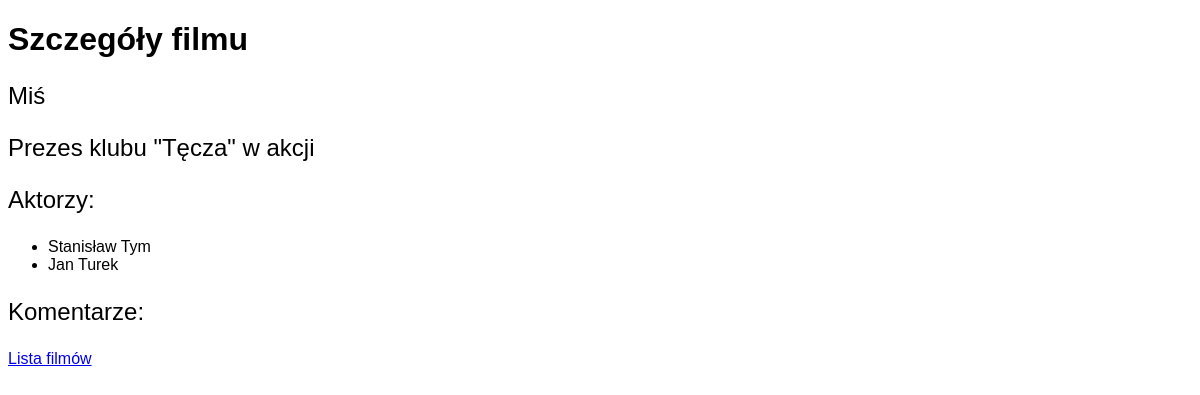
The page /list/1 on the database as committed earlier.
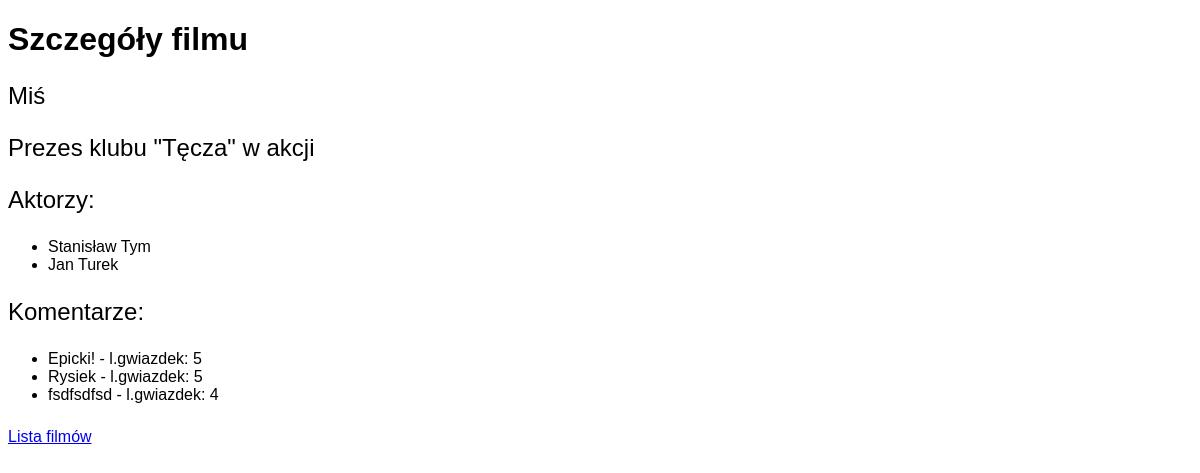
The same page on the database as committed later.
### main/models.py (models this page shows, shortened)
class Movie(models.Model):
    MPAA = (
        ('-', 'Brak'),
        ('G', "Rating G"),
        ('PG-13', "Rating PG-13"),
        ('NC-17', "Rating NC-17")
    )
    title = models.CharField(max_length=256, verbose_name="Pełny tytuł filmu")
    description = models.TextField(default="")
    year = models.IntegerField(null=True, blank=True)
    released = models.DateField(null=True, blank=True)
    imdb = models.DecimalField(max_digits=4, decimal_places=2, null=True, blank=True)
    poster = models.ImageField(null=True, blank=True)
    trailer_video = models.URLField(null=True, blank=True)
    created = models.DateTimeField(auto_now_add=True, editable=False)
    mpaa_rating = models.CharField(choices=MPAA, max_length=5, default='X')
    actors = models.ManyToManyField('Actor', related_name="movies")
    class Meta:
        verbose_name = "Film"
        verbose_name_plural = "Filmy"

class Actor(models.Model):
    first_name = models.CharField(max_length=100, null=False)
    last_name = models.CharField(max_length=100, null=False)
    def __str__(self):
        return f"{self.first_name} {self.last_name}"
    class Meta:
        verbose_name = "aktor"
        verbose_name_plural = "aktorzy"

class Comment(models.Model):
    body = models.TextField()
    stars = models.IntegerField(default=1,
                                validators=[MinValueValidator(1),
                                            MaxValueValidator(5)])
    created = models.DateTimeField(auto_now_add=True)
    movie = models.ForeignKey("Movie", on_delete=models.CASCADE)

### main/views.py (the view)
# urls.py: path("list/<int:id>", moviedetails_response, name="movie_details" ),
def moviedetails_response(request, id):
    movie_obj = get_object_or_404(Movie, pk=id)
    comments = Comment.objects.filter(movie=movie_obj)
    return render(request, "movie-details.html",
                  { "movie" : movie_obj, "comments": comments } )

### main/templates/movie-details.html (shortened to what this page needs)
{% load static %}
<!DOCTYPE html>
<html lang="en">
<head>
    <link rel="stylesheet" href="{% static "main.css" %}">
</head>
<body>
    <h1>Szczegóły filmu</h1>
    <p>{{ movie.title|title }}</p>
    <p>{{ movie.description }}</p>
    <p>
        Aktorzy:
        <ul>
            {% for actor in movie.actors.all %}
                <li>{{ actor }}</li>
            {% endfor %}
        </ul>
    </p>
    <p>
        Komentarze:
        <ul>
            {% for comment in comments %}
                <li>{{ comment.body }} - l.gwiazdek: {{  comment.stars }}</li>
            {% endfor %}
        </ul>
    </p>
    <a href="{% url 'movie_list' %}">Lista filmów</a>
</body>
</html>

### main/static/main.css (style rules this page uses)
body { font-family: Arial, Helvetica; }
p { font-size: 24px; }

Rows that differ between the two databases and show on the page:
added Comment: body "Epicki!", stars "5"
added Comment: body "Rysiek", stars "5"
added Comment: body "fsdfsdfsd", stars "4"
